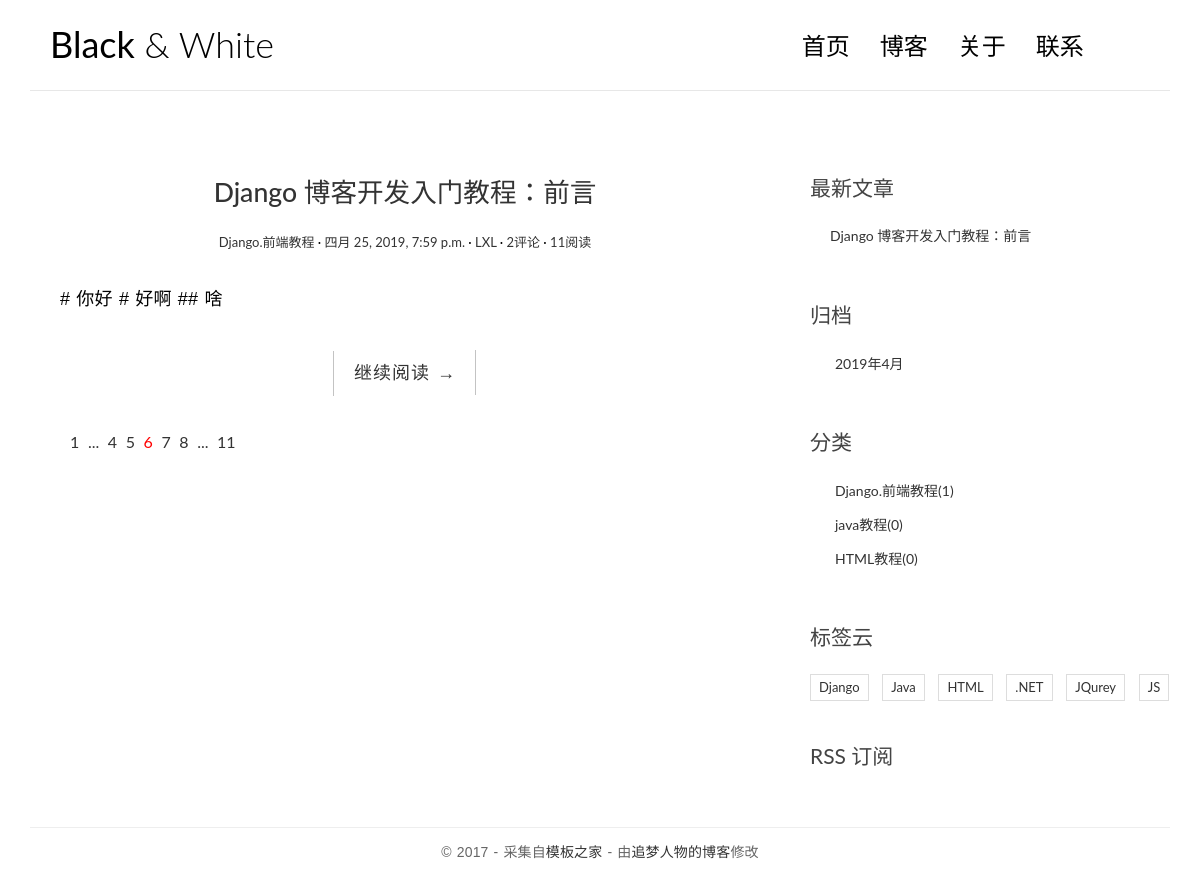
The page /blogstystem/gd/2019/4/ on the database its author committed.
### blogstystem/models.py (models this page shows, shortened)
class Article(models.Model):
    aname=models.CharField(max_length=90)  #名字
    acontent=models.TextField()  #内容
    atime=models.DateTimeField(auto_now_add=True)    #创建时间
    axtime=models.DateTimeField(auto_now_add=True)  #修改时间
    apageview=models.IntegerField(default=0) #阅读量
    alei=models.ForeignKey('Fei',on_delete=models.CASCADE)  #分类
    auser_id=models.ForeignKey('Users',on_delete=models.CASCADE)  #用户
    larticle_id = models.ManyToManyField(to='Ladel')  #标签云

class Fei(models.Model):
    fname=models.CharField(max_length=30)
    def __str__(self):
        return self.fname

class Users(models.Model):
    uname=models.CharField(max_length=21)
    upasswd = models.CharField(max_length=21)
    def __str__(self):
        return self.uname

class Comment(models.Model):
    crname=models.CharField(max_length=20)
    cemail=models.EmailField(blank=True)
    chttp=models.CharField(max_length=30)
    cname=models.TextField()
    ctime=models.DateTimeField(auto_now_add=True)  #时间
    carticle_id=models.ForeignKey('Article',on_delete=models.CASCADE)

class Ladel(models.Model):
    lname=models.CharField(max_length=60)

### blogstystem/views.py (the view)
# urls.py: url(r'^gd/(\d+)/(\d+)/$',views.gd,name='gd'),
def gd(request,y,m):
    wz=Article.objects.filter(atime__year=y,atime__month=m)
    bq = Ladel.objects.all()
    lei = Fei.objects.all()
    now_time = datetime.datetime.now()
    zxwz = Article.objects.order_by('-atime')[:3]
    gd = Article.objects.dates("atime", "month", order="DESC")[:3]
    return render(request,'demo1/gd.html',{'wz':wz,'bq':bq,'lei':lei,'zxwz':zxwz,'ntime':now_time,'gd':gd})

### templates/demo1/gd.html (shortened to what this page needs)
<!DOCTYPE html>
<html>
<head>
    <link rel="stylesheet" href="/static/css/bootstrap.min.css">
    <link rel="stylesheet" href="http://code.ionicframework.com/ionicons/2.0.1/css/ionicons.min.css">
    <link rel="stylesheet" href="/static/css/pace.css">
    <link rel="stylesheet" href="/static/css/custom.css">
</head>
<body>
<div class="container">
    <header id="site-header">
        <div class="row">
            <div class="col-md-4 col-sm-5 col-xs-8">
                <div class="logo">
                    <h1><a href="index.html"><b>Black</b> &amp; White</a></h1>
                </div>
            </div>
            <div class="col-md-8 col-sm-7 col-xs-4">
                <nav class="main-nav" role="navigation">
                    <div class="collapse navbar-collapse" id="bs-example-navbar-collapse-1">
                        <ul class="nav navbar-nav navbar-right">
                            <li class="cl-effect-11"><a href="{% url 'blogstystem:index' %}" data-hover="首页">首页</a></li>
                            <li class="cl-effect-11"><a href="{% url 'blogstystem:fullw' %}" data-hover="博客">博客</a></li>
                            <li class="cl-effect-11"><a href="{% url 'blogstystem:about' %}" data-hover="关于">关于</a></li>
                            <li class="cl-effect-11"><a href="{% url 'blogstystem:contact' %}" data-hover="联系">联系</a></li>
                        </ul>
                    </div>
                </nav>
            </div>
        </div>
    </header>
</div>
<div class="content-body">
    <div class="container">
        <div class="row">
            <main class="col-md-8">
                {% for i in wz %}
                <article class="post post-1">
                    <header class="entry-header">
                        <h1 class="entry-title">
                            <a href="{% url 'blogstystem:single' i.id %}">{{i.aname}}</a>
                        </h1>
                        <div class="entry-meta">
                            <span class="post-category"><a href="#">{{i.alei}}</a></span>
                            <span class="post-date"><a href="#"><time class="entry-date"
                                                                      datetime="2012-11-09T23:15:57+00:00">{{i.atime}}</time></a></span>
                            <span class="post-author"><a href="#">{{i.auser_id}}</a></span>
                            <span class="comments-link"><a href="#">{{i.comment_set.all|length }}评论</a></span>
                            <span class="views-count"><a href="#">{{i.apageview}}阅读</a></span>
                        </div>
                    </header>
                    <div class="entry-content clearfix">
                        <p>{{i.acontent|truncatewords:10}}</p>
                        <div class="read-more cl-effect-14">
                            <a href="#" class="more-link">继续阅读 <span class="meta-nav">→</span></a>
                        </div>
                    </div>
                </article>
                {% empty %}
                    没有用户发表文章，快来抢沙发吧！！！！！！
                    <br>
                {% endfor %}
                <div class="pagination">
                    <ul>
                        <li><a href="">1</a></li>
                        <li><a href="">...</a></li>
                        <li><a href="">4</a></li>
                        <li><a href="">5</a></li>
                        <li class="current"><a href="">6</a></li>
                        <li><a href="">7</a></li>
                        <li><a href="">8</a></li>
                        <li><a href="">...</a></li>
                        <li><a href="">11</a></li>
                    </ul>
                </div>
            </main>
            <aside class="col-md-4">
                <div class="widget widget-recent-posts">
                    <h3 class="widget-title">最新文章</h3>
                    <ul>
                        {% for i in zxwz %}
                            <li>
                                <a href="{% url 'blogstystem:single' i.id %}">{{i.aname}}</a>
                            </li>
                        {% endfor %}
                    </ul>
                </div>
                <div class="widget widget-archives">
                    <h3 class="widget-title">归档</h3>
                    <ul>
                        {% for i in gd %}
                        <li>
                            <a href="{% url 'blogstystem:gd' i.year i.month %}">{{i.year}}年{{i.month}}月</a>
                        </li>
                        {% empty %}
                            <li>暂时没发表过文章</li>
                        {% endfor %}
                    </ul>
                </div>
                <div class="widget widget-category">
                    <h3 class="widget-title">分类</h3>
                    <ul>
                        {% for i in lei %}
                            <li>
                                <a href="{% url 'blogstystem:leibie' i.id %}">{{i.fname}}<span class="post-count">({{i.article_set.all|length}})</span></a>
                            </li>
                        {% endfor %}
                    </ul>
                </div>
                <div class="widget widget-tag-cloud">
                    <h3 class="widget-title">标签云</h3>
                    <ul>
                        {% for i in bq %}
                            <li>
                                <a href="{% url 'blogstystem:bqian' i.id %}">{{i.lname}}</a>
                            </li>
                        {% endfor %}
                    </ul>
                </div>
                <div class="rss">
                    <a href=""> RSS 订阅</a>
                </div>
            </aside>
        </div>
    </div>
</div>
<footer id="site-footer">
    <div class="container">
        <div class="row">
            <div class="col-md-12">
                <p class="copyright">&copy 2017 - 采集自<a href="http://www.cssmoban.com/"
                                                        target="_blank" title="模板之家">模板之家</a>
                    - 由<a href="http://zmrenwu.com/" title="网页模板" target="_blank">追梦人物的博客</a>修改
                </p>
            </div>
        </div>
    </div>
</footer>
</body>
</html>

### static/css/custom.css (style rules this page uses)
* { outline: none; }
h1, h2, h3, h4, h5, h6 { margin-top: 0; }
b { font-weight: 400; }
a { color: #333; }
body { color: #444; font-family: 'Lato', sans-serif; }
p { font-family: 'Ubuntu', sans-serif; font-weight: 400; word-spacing: 1px; letter-spacing: 0.01em; }
#site-header { background-color: #FFF; padding: 25px 20px; margin-bottom: 40px; border-bottom: 1px solid #e7e7e7; }
.logo h1 a { color: #000; }
.logo h1 { margin: 0; font-family: 'Lato', sans-serif; font-weight: 300; }
.main-nav { margin-top: 11px; max-width: 95%; }
.main-nav a { color: #000000 !important; padding: 0 0 5px 0 !important; margin-right: 30px; font-family: 'Lato', sans-serif; font-weight: 300; font-size: 24px; }
.cl-effect-11 a { padding: 10px 0; color: #0972b4; text-shadow: none; }
.cl-effect-11 a::before { position: absolute; top: 0; left: 0; overflow: hidden; padding: 0 0 5px 0 !important; max-width: 0; border-bottom: 1px solid #000; color: #000; content: attr(data-hover); white-space: nowrap; -webkit-transition: max-width 0.5s; -moz-transition: max-width 0.5s; transition: max-width 0.5s; }
.content-body { padding-bottom: 4em; }
.post { background: #fff; padding: 30px 30px 0; }
.entry-title { text-align: center; font-size: 1.9em; margin-bottom: 20px; line-height: 1.6; padding: 10px 20px 0; }
.entry-meta { text-align: center; color: #DDDDDD; font-size: 13px; margin-bottom: 30px; }
.entry-content { font-size: 18px; line-height: 1.9; font-weight: 300; color: #000; }
.post-category::after, .post-date::after, .post-author::after, .comments-link::after { content: ' ·'; color: #000; }
.read-more { font-family: 'Ubuntu', sans-serif; font-weight: 400; word-spacing: 1px; letter-spacing: 0.01em; text-align: center; margin-top: 20px; }
.cl-effect-14 a { padding: 0 20px; height: 45px; line-height: 45px; position: relative; display: inline-block; margin: 15px 25px; letter-spacing: 1px; font-weight: 400; text-shadow: 0 0 1px rgba(255, 255, 255, 0.3); }
.cl-effect-14 a::before, .cl-effect-14 a::after { position: absolute; width: 45px; height: 1px; background: #C3C3C3; content: ''; -webkit-transition: all 0.3s; -moz-transition: all 0.3s; transition: all 0.3s; pointer-events: none; }
.cl-effect-14 a::before { top: 0; left: 0; -webkit-transform: rotate(90deg); -moz-transform: rotate(90deg); transform: rotate(90deg); -webkit-transform-origin: 0 0; -moz-transform-origin: 0 0; transform-origin: 0 0; }
.cl-effect-14 a::after { right: 0; bottom: 0; -webkit-transform: rotate(90deg); -moz-transform: rotate(90deg); transform: rotate(90deg); -webkit-transform-origin: 100% 0; -moz-transform-origin: 100% 0; transform-origin: 100% 0; }
.widget { background: #fff; padding: 30px 0 0; }
.widget-title { font-size: 1.5em; margin-bottom: 20px; line-height: 1.6; padding: 10px 0 0; font-weight: 400; }
.widget-recent-posts ul { padding: 0; margin: 0; padding-left: 20px; }
.widget-recent-posts ul li { list-style-type: none; position: relative; line-height: 170%; margin-bottom: 10px; }
.widget-recent-posts ul li::before { content: '\f3d3'; font-family: "Ionicons"; position: absolute; left: -17px; top: 3px; font-size: 16px; color: #000; }
.widget-archives ul { padding: 0; margin: 0; padding-left: 25px; }
.widget-archives ul li { list-style-type: none; position: relative; line-height: 170%; margin-bottom: 10px; }
.widget-archives ul li::before { content: '\f3f3'; font-family: "Ionicons"; position: absolute; left: -25px; top: 1px; font-size: 16px; color: #000; }
.widget-category ul { padding: 0; margin: 0; padding-left: 25px; }
.widget-category ul li { list-style-type: none; position: relative; line-height: 170%; margin-bottom: 10px; }
.widget-category ul li::before { content: '\f3fe'; font-family: "Ionicons"; position: absolute; left: -25px; top: 1px; font-size: 18px; color: #000; }
.widget-tag-cloud ul { padding: 0; margin: 0; margin-right: -10px; }
.widget-tag-cloud ul li { list-style-type: none; font-size: 13px; display: inline-block; margin-right: 10px; margin-bottom: 10px; padding: 3px 8px; border: 1px solid #ddd; }
.rss { font-size: 21px; margin-top: 30px; }
.rss a { color: #444; }
#site-footer { padding-top: 10px; padding: 0 0 1.5em 0; }
.copyright { text-align: center; padding-top: 1em; margin: 0; border-top: 1px solid #eee; color: #666; }
.pagination ul { list-style: none; }
.pagination ul li { display: inline-block; font-size: 16px; margin-right: 5px; }
.current a { color: red; }

### rows shown on the page
Article: aname "Django 博客开发入门教程：前言", alei "Django.前端教程", atime "四月 25, 2019, 7:59 p.m.", auser_id "LXL", comment_set.all|length "2", apageview "11", acontent "# 你好 # 好啊 ## 啥"
Fei: fname "Django.前端教程", article_set.all|length "1"
Fei: fname "java教程", article_set.all|length "0"
Fei: fname "HTML教程", article_set.all|length "0"
Ladel: lname "Django"
Ladel: lname "Java"
Ladel: lname "HTML"
Ladel: lname ".NET"
Ladel: lname "JQurey"
Ladel: lname "JS"

### other values the page prints
{{ i.year }} "2019"
{{ i.month }} "4"
